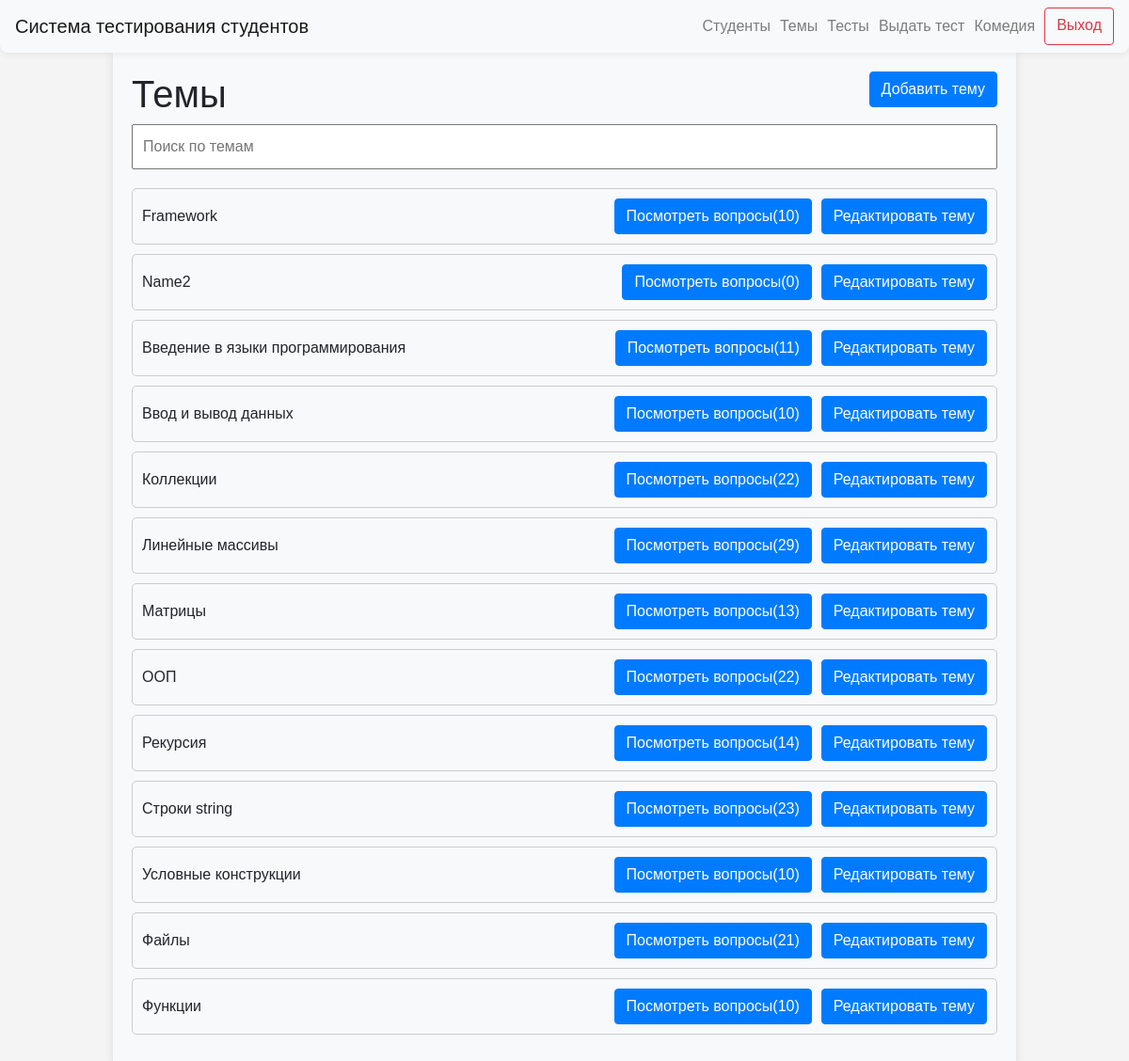
/topics (signed in), run on an earlier commit of the app's database.
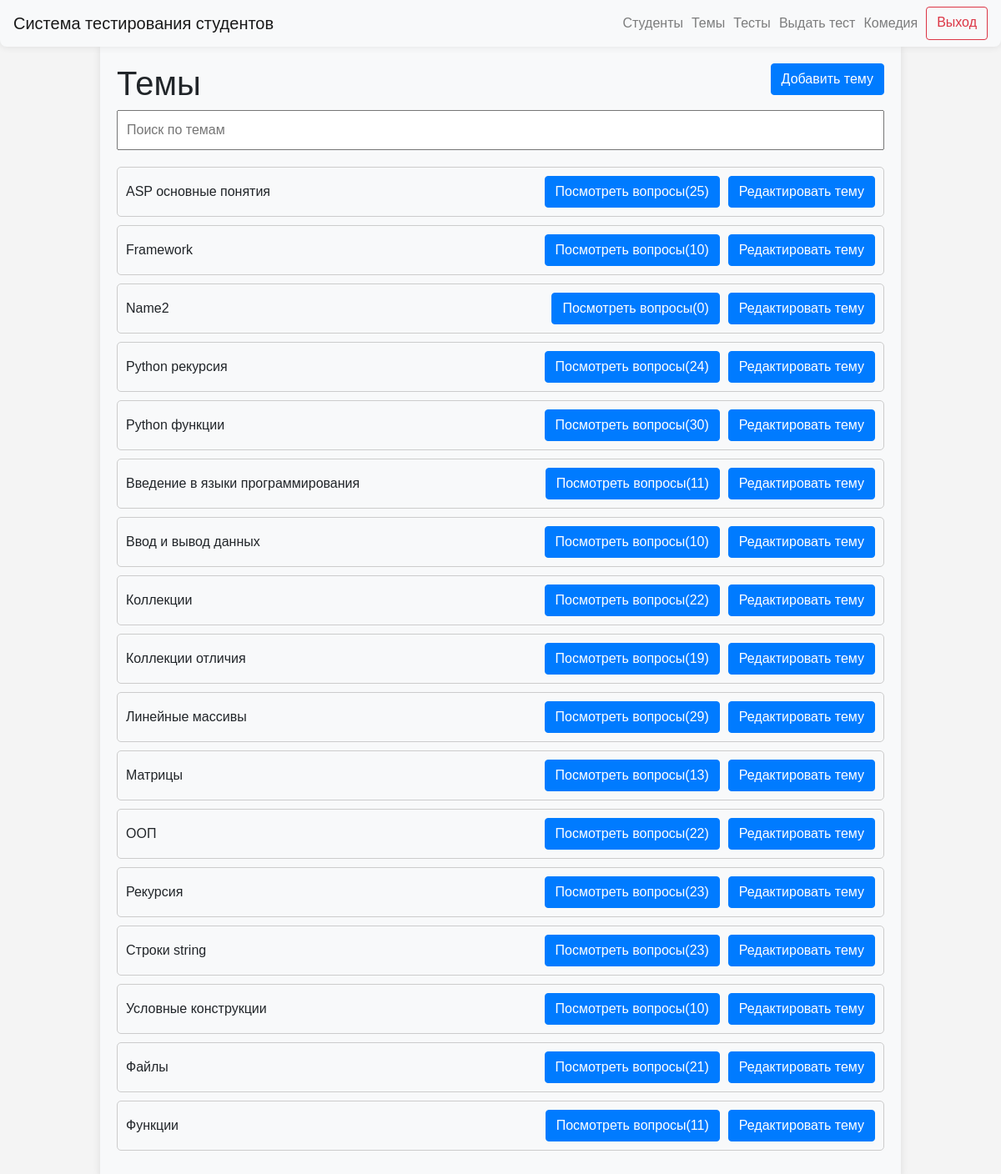
And on a later commit of the database.
### data/topics.py (models this page shows)
class Topic(SqlAlchemyBase, UserMixin, SerializerMixin):
    __tablename__ = "topics"
    id = sqlalchemy.Column(sqlalchemy.Integer,
                           primary_key=True, autoincrement=True)
    name = sqlalchemy.Column(sqlalchemy.String, nullable=True)

### server.py (the view)
@app.route("/topics")
@login_required
def topics():
    if current_user.user_level == "admin":
        db_sess = db_session.create_session()
        query = (
            select(
                Topic.id,
                Topic.name,
                func.count(Question.id).label("question_count"),
            )
            .join(
                Question,
                Topic.id == Question.topic_id,
                isouter=True,
            )
            .group_by(
                Topic.id,
            )
            .order_by(
                Topic.name,
            )
        )
        topics_with_count_of_questions = db_sess.execute(query).all()
        db_sess.close()
        return render_template(
            "topics.html",
            topics=topics_with_count_of_questions,
            title="Темы",
        )
    abort(403)

### data/db_session.py (called while the page is built)
def create_session() -> Session:
    global __factory
    return __factory()

### server.py (called while the page is built)
@login_manager.user_loader
def load_user(user_id):
    db_sess = db_session.create_session()
    return db_sess.query(User).get(user_id)

### templates/topics.html (shortened to what this page needs)
{% extends "base.html" %}
{% block content %}
<body>
<h1>Темы<a type="button" class="btn btn-primary" style="float: right;" href="/add_topic">Добавить тему</a></h1>
<input type="text" id="searchInput" onkeyup="searchTests()" placeholder="Поиск по темам">
<ul id="testList">
    {% for topic in topics %}
    <li class="testItem">{{ topic.name }}
        <div class="buttons-container"><a type="button" class="btn btn-primary" href="/questions/{{ topic.id }}">Посмотреть
            вопросы({{ topic.question_count }})</a><a
                type="button" class="btn btn-primary"
                href="/edit_topic/{{ topic.id }}">Редактировать
            тему</a></div>
    </li>
    {% endfor %}
</ul>
</body>
{% endblock %}

What changed in the data, as far as the page shows it:
added Topic: name "ASP основные понятия", question_count "25"
added Topic: name "Python рекурсия", question_count "24"
added Topic: name "Python функции", question_count "30"
added Topic: name "Коллекции отличия", question_count "19"
computed for Topic "Рекурсия": question_count "14" → "23"
computed for Topic "Функции": question_count "10" → "11"
